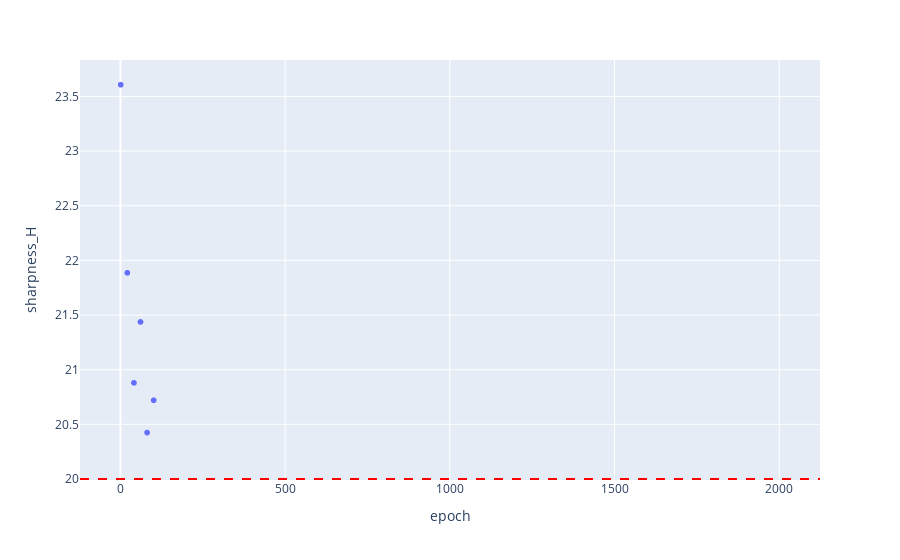

The notebook cell saved with this chart:
### Code cell
fig = px.scatter(out[out['model_id']==17], x='epoch', y='sharpness_H')
fig.add_hline(y=2/0.1, line_dash="dash", line_color="red")
fig.show()

### Figure 1 — Plotly figure (JSON) as saved in the notebook; plotly's stock layout.template omitted (floating-point values rounded to 4 significant figures; data arrays with more than 128 entries replaced by an {"elided": "..."} marker saying what was removed)
{"data": [{"hovertemplate": "epoch=%{x}<br>sharpness_H=%{y}<extra></extra>", "legendgroup": "", "marker": {"color": "#636efa", "symbol": "circle"}, "mode": "markers", "name": "", "showlegend": false, "x": {"elided": "2000 int values"}, "xaxis": "x", "y": {"elided": "2000 float values"}, "yaxis": "y", "type": "scattergl"}], "layout": {"xaxis": {"anchor": "y", "domain": [0.0, 1.0], "title": {"text": "epoch"}}, "yaxis": {"anchor": "x", "domain": [0.0, 1.0], "title": {"text": "sharpness_H"}}, "legend": {"tracegroupgap": 0}, "margin": {"t": 60}, "shapes": [{"line": {"color": "red", "dash": "dash"}, "type": "line", "x0": 0, "x1": 1, "xref": "x domain", "y0": 20.0, "y1": 20.0, "yref": "y"}]}}
